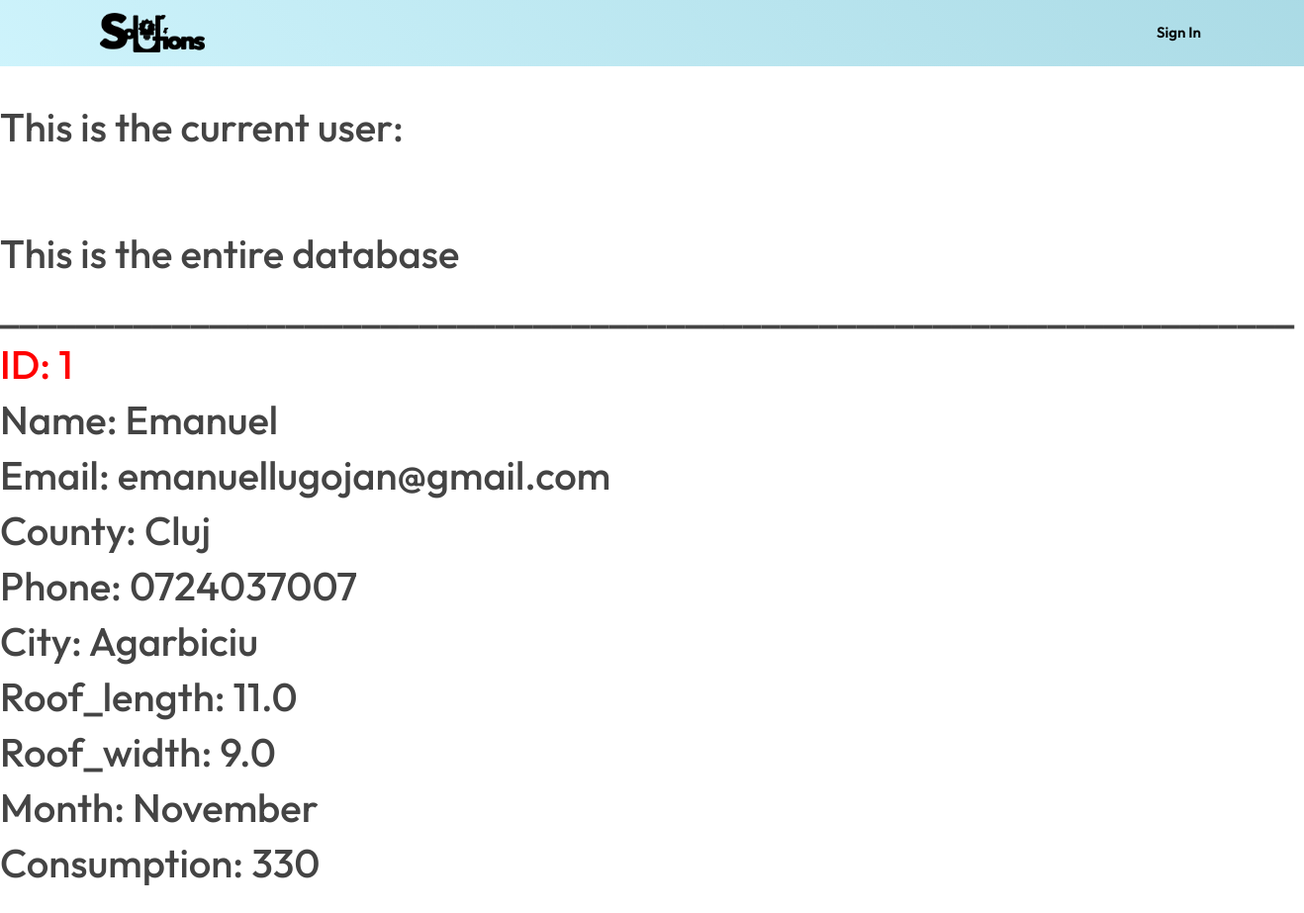
The page /database (upper part) on the database as committed earlier.
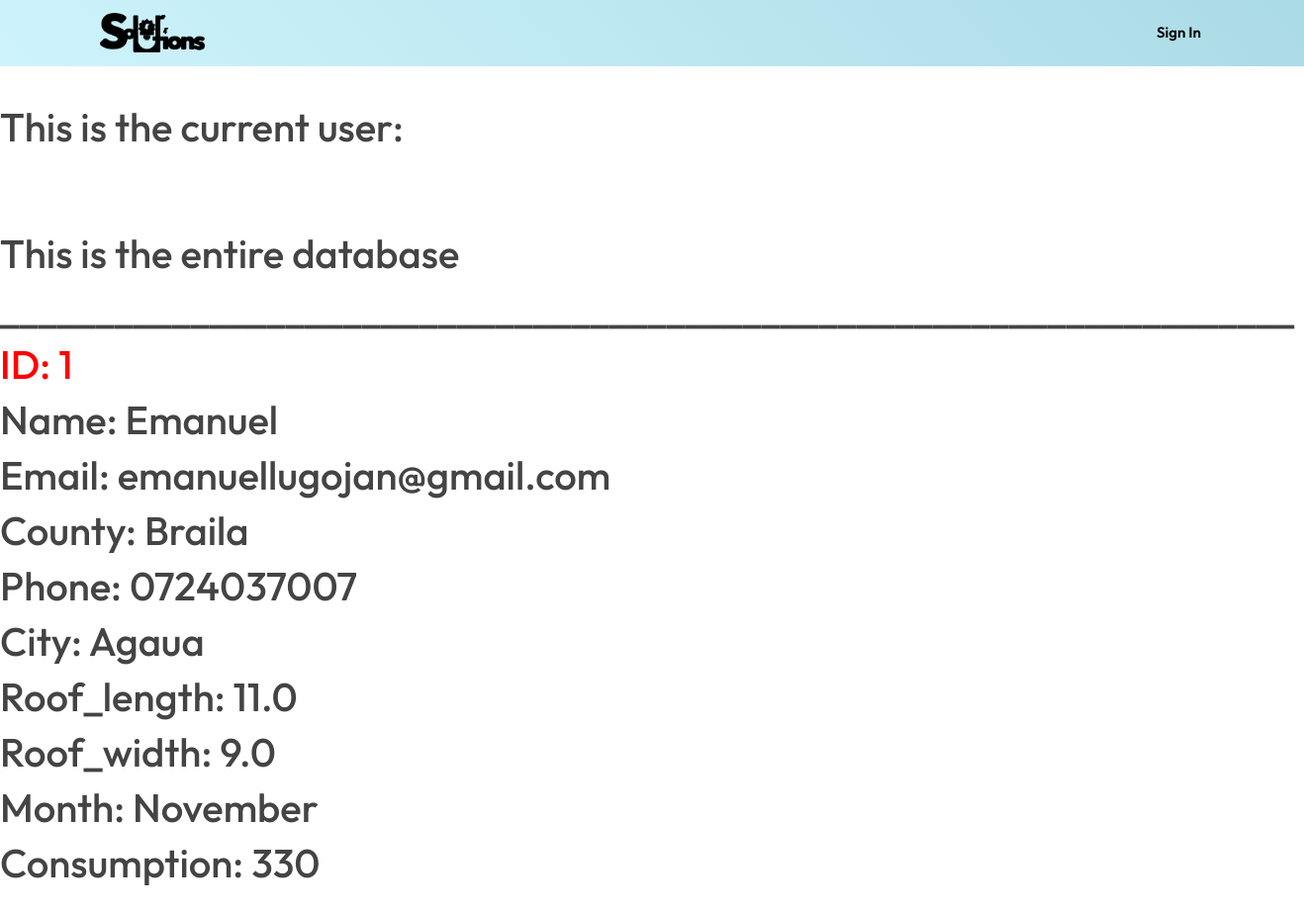
The same page on the database as committed later.
### website/models.py (models this page shows)
class User(db.Model, UserMixin):
    id = db.Column(db.Integer, primary_key=True)
    name = db.Column(db.String(150))
    email = db.Column(db.String(150), unique=True)
    password = db.Column(db.String(150))
    phone = db.Column(db.String(150))
    county = db.Column(db.String(150))
    city = db.Column(db.String(150))
    roof_length = db.Column(db.Float)
    roof_width = db.Column(db.Float)
    month = db.Column(db.String(150))
    consumption = db.Column(db.Integer)

### website/views.py (the view)
@views.route('/database')
def database():
    return render_template('database.html', user=current_user, table_user=User.query.all())

### website/templates/database.html (shortened to what this page needs)
{% extends "header_footer_general.html" %}
{% block content %}
<h1>This are all the users</h1>
<br>
<br>
<h1>This is the current user:</h1>
<br>
<br>
<br>
<h1>This is the entire database</h1>
{% for user in table_user %}
<h1>____________________________________________________________________</h1>
<h1 style="color: red;"> ID: {{user.id}} </h1>
<h1>Name: {{user.name}}</h1>
<h1>Email: {{user.email}}</h1>
<h1>County: {{user.county}}</h1>
<h1>Phone: {{user.phone}}</h1>
<h1>City: {{user.city}}</h1>
<h1>Roof_length: {{user.roof_length}}</h1>
<h1>Roof_width: {{user.roof_width}}</h1>
<h1>Month: {{user.month}}</h1>
<h1>Consumption: {{user.consumption}}</h1>
{% endfor %}
{% endblock %}

### website/templates/header_footer_general.html (shortened to what this page needs)
<!DOCTYPE html>
<html lang="en">
<head>
  <link rel="stylesheet" type="text/css" href = "{{ url_for('static',filename='assets/vendor/aos/aos.css') }}">
  <link rel="stylesheet" type="text/css" href = "{{ url_for('static',filename='assets/vendor/bootstrap/css/bootstrap.min.css') }}">
  <link rel="stylesheet" type="text/css" href = "{{ url_for('static',filename='assets/vendor/bootstrap-icons/bootstrap-icons.css') }}">
  <link rel="stylesheet" type="text/css" href = "{{ url_for('static',filename='assets/vendor/boxicons/css/boxicons.min.css') }}">
  <link rel="stylesheet" type="text/css" href = "{{ url_for('static',filename='assets/vendor/glightbox/css/glightbox.min.css') }}">
  <link rel="stylesheet" type="text/css" href = "{{ url_for('static',filename='assets/vendor/swiper/swiper-bundle.min.css') }}">
  <link rel="stylesheet" type="text/css" href = "{{ url_for('static',filename='assets/css/style.css') }}">
</head>
<body>
    <header id="header" class="fixed-top header-inner-pages">
    <div class="container d-flex align-items-center justify-content-between">
       <a href="/" class="logo"><img src="{{ url_for('static',filename='assets/img/logo.png') }}" alt="" class="img-fluid"></a>
      <nav id="navbar" class="navbar">
        <ul>
          {% if user.is_authenticated %}
            <li class="dropdown"><a href="#"><span>Graphs</span> <i class="bi bi-chevron-down"></i></a>
              <ul>
                <li><a href="/graph_consum">Consumption</a></li>
                <li><a href="/graph_cost">Price</a></li>
                <li><a href="/graph_surplus">Surplus</a></li>
              </ul>
              <li><a class="nav-link scrollto" href="/profile">Profile</a></li>
              <li><a class="nav-link scrollto" href="/calculator">Calculator</a></li>
          {% else %}
              <li><a class="nav-link scrollto" href="/SIgnInSignUp">Sign In</a></li>
          {% endif %}
        </ul>
      </nav>
    </div>
  </header>
         {% block content %}{% endblock %}
</body>
</html>

### website/static/assets/css/style.css (style rules this page uses)
body { font-family: "Outfit", sans-serif; color: #444444; }
a { color: #30849E; text-decoration: none; }
h1, h2, h3, h4, h5, h6 { font-family: "Outfit", sans-serif; }
#header { transition: all 0.5s; z-index: 997; padding: 20px 0; }
#header.header-scrolled, #header.header-inner-pages { background: linear-gradient(45deg, #D3F7FF, #4694a6); background-size: 400% 400%; -webkit-animation: AnimationName 10s ease infinite; -moz-animation: AnimationName 10s ease infinite; animation: AnimationName 10s ease infinite; padding: 12px 0; }
#header .logo { font-size: 32px; margin: 0; padding: 0; line-height: 1; font-weight: 400; letter-spacing: 2px; text-transform: uppercase; }
#header .logo img { max-height: 40px; }
.navbar { padding: 0; }
.navbar ul { margin: 0; padding: 0; display: flex; list-style: none; align-items: center; }
.navbar li { position: relative; }
.navbar > ul > li { padding: 10px 0 10px 24px; }
.navbar a, .navbar a:focus { display: flex; align-items: center; justify-content: space-between; padding: 0 3px; font-family: "Poppins", Outfit; font-size: 15px; font-weight: 600; color: black; white-space: nowrap; transition: 0.3s; position: relative; }
.navbar > ul > li > a:before { content: ""; position: absolute; width: 100%; height: 2px; bottom: -5px; left: 0; background-color: #fff; visibility: hidden; width: 0px; transition: all 0.3s ease-in-out 0s; }

Rows that differ between the two databases and show on the page:
changed User "Emanuel": county "Cluj" → "Braila"; city "Agarbiciu" → "Agaua"
